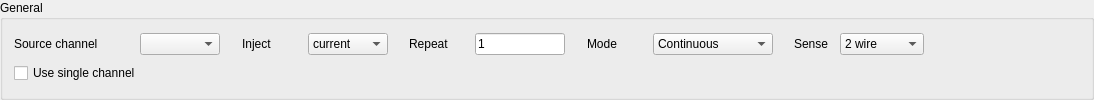
        <widget class="QGroupBox" name="groupBox_general">
         <property name="minimumSize">
          <size>
           <width>0</width>
           <height>0</height>
          </size>
         </property>
         <property name="maximumSize">
          <size>
           <width>16777215</width>
           <height>16777215</height>
          </size>
         </property>
         <property name="title">
          <string>General</string>
         </property>
         <layout class="QVBoxLayout" name="verticalLayout_2">
          <item>
           <layout class="QHBoxLayout" name="HBoxLayout_general" stretch="10,1,10,1,10,1,10,1,10,10">
            <item>
             <layout class="QHBoxLayout" name="HBoxLayout_channel">
              <item>
               <widget class="QLabel" name="label_Channel">
                <property name="sizePolicy">
                 <sizepolicy hsizetype="Fixed" vsizetype="Fixed">
                  <horstretch>0</horstretch>
                  <verstretch>0</verstretch>
                 </sizepolicy>
                </property>
                <property name="minimumSize">
                 <size>
                  <width>120</width>
                  <height>0</height>
                 </size>
                </property>
                <property name="text">
                 <string>Source channel</string>
                </property>
               </widget>
              </item>
              <item>
               <widget class="QComboBox" name="comboBox_channel">
                <property name="sizePolicy">
                 <sizepolicy hsizetype="Fixed" vsizetype="Fixed">
                  <horstretch>0</horstretch>
                  <verstretch>0</verstretch>
                 </sizepolicy>
                </property>
                <property name="minimumSize">
                 <size>
                  <width>80</width>
                  <height>0</height>
                 </size>
                </property>
                <property name="currentIndex">
                 <number>-1</number>
                </property>
               </widget>
              </item>
             </layout>
            </item>
            <item>
             <spacer name="horizontalSpacer_8">
              <property name="orientation">
               <enum>Qt::Orientation::Horizontal</enum>
              </property>
              <property name="sizeHint" stdset="0">
               <size>
                <width>40</width>
                <height>20</height>
               </size>
              </property>
             </spacer>
            </item>
            <item>
             <layout class="QHBoxLayout" name="HBoxLayout_inject" stretch="0,0">
              <item>
               <widget class="QLabel" name="label_inject">
                <property name="sizePolicy">
                 <sizepolicy hsizetype="Fixed" vsizetype="Fixed">
                  <horstretch>0</horstretch>
                  <verstretch>0</verstretch>
                 </sizepolicy>
                </property>
                <property name="minimumSize">
                 <size>
                  <width>60</width>
                  <height>0</height>
                 </size>
                </property>
                <property name="text">
                 <string>Inject</string>
                </property>
               </widget>
              </item>
              <item>
               <widget class="QComboBox" name="comboBox_inject">
                <property name="sizePolicy">
                 <sizepolicy hsizetype="Fixed" vsizetype="Fixed">
                  <horstretch>0</horstretch>
                  <verstretch>0</verstretch>
                 </sizepolicy>
                </property>
                <property name="minimumSize">
                 <size>
                  <width>80</width>
                  <height>0</height>
                 </size>
                </property>
                <property name="currentIndex">
                 <number>0</number>
                </property>
                <item>
                 <property name="text">
                  <string>current</string>
                 </property>
                </item>
                <item>
                 <property name="text">
                  <string>voltage</string>
                 </property>
                </item>
               </widget>
              </item>
             </layout>
            </item>
            <item>
             <spacer name="horizontalSpacer_9">
              <property name="orientation">
               <enum>Qt::Orientation::Horizontal</enum>
              </property>
              <property name="sizeHint" stdset="0">
               <size>
                <width>40</width>
                <height>20</height>
               </size>
              </property>
             </spacer>
            </item>
            <item>
             <layout class="QHBoxLayout" name="HBoxLayout_repeat" stretch="0,0">
              <item>
               <widget class="QLabel" name="label_repeat">
                <property name="sizePolicy">
                 <sizepolicy hsizetype="Fixed" vsizetype="Fixed">
                  <horstretch>0</horstretch>
                  <verstretch>0</verstretch>
                 </sizepolicy>
                </property>
                <property name="minimumSize">
                 <size>
                  <width>60</width>
                  <height>0</height>
                 </size>
                </property>
                <property name="text">
                 <string>Repeat</string>
                </property>
               </widget>
              </item>
              <item>
               <widget class="QLineEdit" name="lineEdit_repeat">
                <property name="sizePolicy">
                 <sizepolicy hsizetype="Fixed" vsizetype="Fixed">
                  <horstretch>0</horstretch>
                  <verstretch>0</verstretch>
                 </sizepolicy>
                </property>
                <property name="minimumSize">
                 <size>
                  <width>20</width>
                  <height>0</height>
                 </size>
                </property>
                <property name="text">
                 <string>1</string>
                </property>
               </widget>
              </item>
             </layout>
            </item>
            <item>
             <spacer name="horizontalSpacer_10">
              <property name="orientation">
               <enum>Qt::Orientation::Horizontal</enum>
              </property>
              <property name="sizeHint" stdset="0">
               <size>
                <width>40</width>
                <height>20</height>
               </size>
              </property>
             </spacer>
            </item>
            <item>
             <layout class="QHBoxLayout" name="HBoxLayout_mode">
              <item>
               <widget class="QLabel" name="label_mode">
                <property name="sizePolicy">
                 <sizepolicy hsizetype="Fixed" vsizetype="Fixed">
                  <horstretch>0</horstretch>
                  <verstretch>0</verstretch>
                 </sizepolicy>
                </property>
                <property name="minimumSize">
                 <size>
                  <width>60</width>
                  <height>0</height>
                 </size>
                </property>
                <property name="text">
                 <string>Mode</string>
                </property>
               </widget>
              </item>
              <item>
               <widget class="QComboBox" name="comboBox_mode">
                <property name="sizePolicy">
                 <sizepolicy hsizetype="Fixed" vsizetype="Fixed">
                  <horstretch>0</horstretch>
                  <verstretch>0</verstretch>
                 </sizepolicy>
                </property>
                <property name="minimumSize">
                 <size>
                  <width>120</width>
                  <height>0</height>
                 </size>
                </property>
                <property name="currentIndex">
                 <number>0</number>
                </property>
                <item>
                 <property name="text">
                  <string>Continuous</string>
                 </property>
                </item>
                <item>
                 <property name="text">
                  <string>Pulsed</string>
                 </property>
                </item>
                <item>
                 <property name="text">
                  <string>Mixed</string>
                 </property>
                </item>
               </widget>
              </item>
             </layout>
            </item>
            <item>
             <spacer name="horizontalSpacer_69">
              <property name="orientation">
               <enum>Qt::Orientation::Horizontal</enum>
              </property>
              <property name="sizeHint" stdset="0">
               <size>
                <width>40</width>
                <height>20</height>
               </size>
              </property>
             </spacer>
            </item>
            <item>
             <layout class="QHBoxLayout" name="HBoxLayout_sourceSenseMode" stretch="0,0">
              <item>
               <widget class="QLabel" name="label_sourceSenseMode">
                <property name="sizePolicy">
                 <sizepolicy hsizetype="Fixed" vsizetype="Fixed">
                  <horstretch>0</horstretch>
                  <verstretch>0</verstretch>
                 </sizepolicy>
                </property>
                <property name="minimumSize">
                 <size>
                  <width>40</width>
                  <height>0</height>
                 </size>
                </property>
                <property name="text">
                 <string>Sense</string>
                </property>
               </widget>
              </item>
              <item>
               <widget class="QComboBox" name="comboBox_sourceSenseMode">
                <property name="sizePolicy">
                 <sizepolicy hsizetype="Fixed" vsizetype="Fixed">
                  <horstretch>0</horstretch>
                  <verstretch>0</verstretch>
                 </sizepolicy>
                </property>
                <property name="minimumSize">
                 <size>
                  <width>80</width>
                  <height>0</height>
                 </size>
                </property>
                <property name="currentIndex">
                 <number>0</number>
                </property>
                <item>
                 <property name="text">
                  <string>2 wire</string>
                 </property>
                </item>
                <item>
                 <property name="text">
                  <string>4 wire</string>
                 </property>
                </item>
                <item>
                 <property name="text">
                  <string>2 &amp; 4 wire</string>
                 </property>
                </item>
               </widget>
              </item>
             </layout>
            </item>
            <item>
             <spacer name="horizontalSpacer_11">
              <property name="orientation">
               <enum>Qt::Orientation::Horizontal</enum>
              </property>
              <property name="sizeHint" stdset="0">
               <size>
                <width>40</width>
                <height>20</height>
               </size>
              </property>
             </spacer>
            </item>
           </layout>
          </item>
          <item>
           <layout class="QHBoxLayout" name="HBoxLayout_singleChannel">
            <item>
             <widget class="QCheckBox" name="checkBox_singleChannel">
              <property name="text">
               <string>Use single channel</string>
              </property>
             </widget>
            </item>
           </layout>
          </item>
         </layout>
        </widget>
